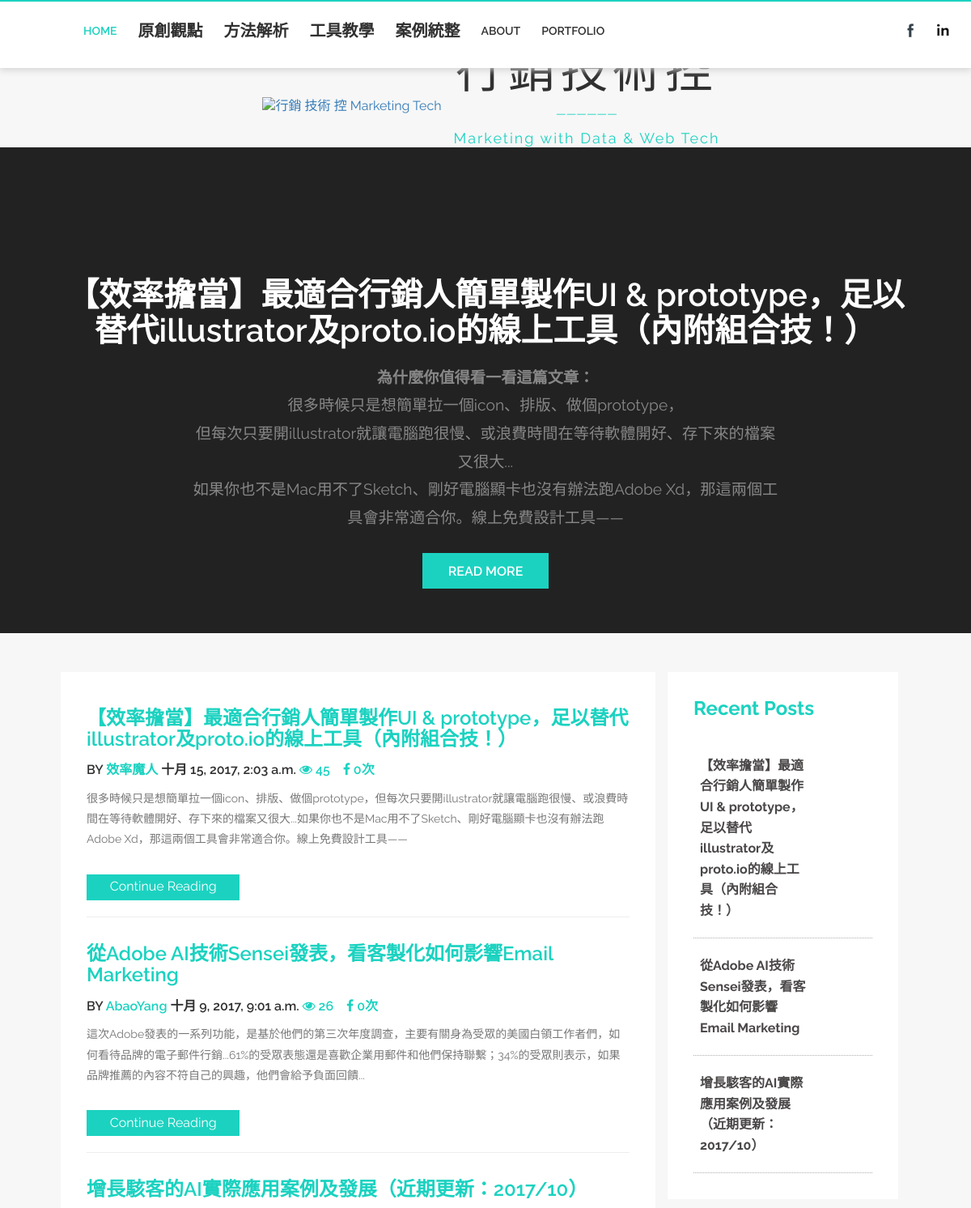
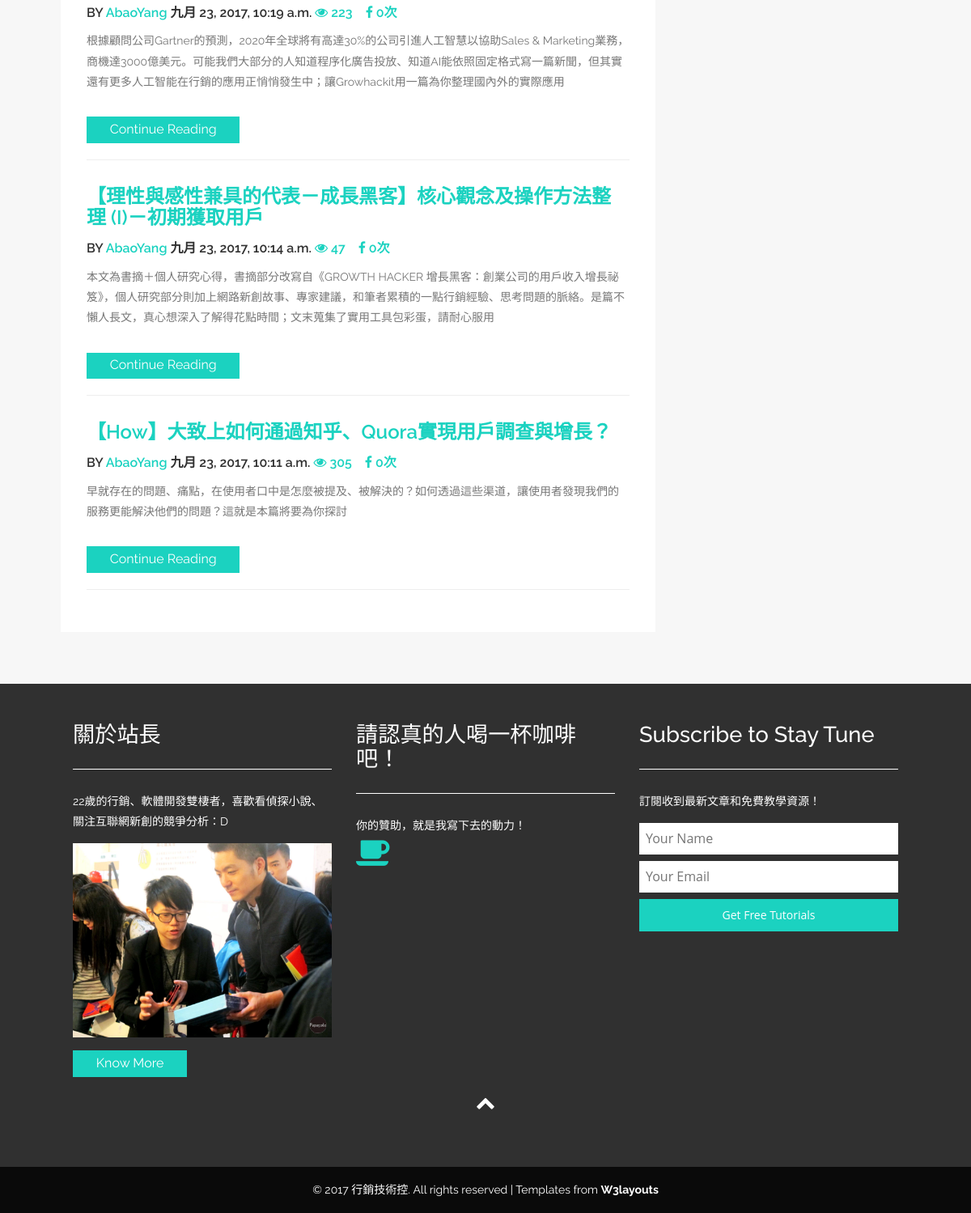
The page / on the database its author committed (2 pictures, top to bottom).
### essays/models.py (models this page shows, shortened)
class Category(models.Model):
    name = models.CharField(max_length=100)

class Post(models.Model):
    title = models.CharField(max_length=70)
    content = models.TextField(blank=True)
    excerpt = models.CharField(max_length=200, blank=True)
    photo = models.URLField(blank=True)
    author = models.ForeignKey(User)
    created_at = models.DateTimeField(auto_now_add=True)
    category = models.ForeignKey(Category)
    tags = models.ManyToManyField(Tag, blank=True)
    views = models.PositiveIntegerField(default=0)
    def get_absolute_url(self):
        return reverse('essays:post_detail', kwargs={'pk': self.pk})

### essays/views.py (the view)
# urls.py: url(r'^$', views.index, name='index'),
def index(request):
    post_list = Post.objects.all().order_by('-created_at')
    return render(request, 'index.html', context={'post_list' : post_list})

### essays/templatetags/essays_tags.py (called while the page is built)
@register.simple_tag
def get_categories():
    return Category.objects.all()

### templates/index.html (shortened to what this page needs)
{% extends 'base.html' %}
{% load staticfiles %}
{% block main %}
	{% for post in post_list %}
		<h3><a href="{{ post.get_absolute_url }}#content">{{ post.title }}</a></h3>
		<h6>BY <a href="#">{{ post.author }} </a>{{ post.created_at }} <a href="{{ post.get_absolute_url }}#content"><i class="fa fa-eye"></i> {{ post.views }}　</a><a href="#"><i class="fa fa-facebook"></i> 0次</a></h6>
			<p>{{ post.excerpt }}</p>
			<div class="bht1">
				<a href="{{ post.get_absolute_url }}#content">Continue Reading</a>
			</div>
			<div class="clearfix"></div>
			<hr>
	{% endfor %}
{% endblock main %}

### templates/base.html (shortened to what this page needs)
{% load staticfiles %}
{% load essays_tags %}
<!DOCTYPE HTML>
<html>
<head>
<link href="{% static 'css/bootstrap.css' %}" rel='stylesheet' type='text/css' />
<link rel="stylesheet" href="https://maxcdn.bootstrapcdn.com/font-awesome/4.7.0/css/font-awesome.min.css" type="text/css">
<link href="{% static 'css/style.css' %}" rel='stylesheet' type='text/css' />
<link href="{% static 'css/animate.min.css' %}" rel="stylesheet">
</head>
<body>
<div class="header" id="ban" style="position: fixed; overflow: hidden; top: 0px; width: 100%; z-index: 2">
		<div class="container">
			<div class="header_right fadeInLeft animated animated" data-wow-delay=".5s" style="visibility: visible; animation-delay: 0.5s; animation-name: fadeInLeft;">
			<nav class="navbar navbar-default">
				<div class="collapse navbar-collapse nav-wil" id="bs-example-navbar-collapse-1">
                        <nav class="link-effect-7" id="link-effect-7">
                            {% get_categories as category_list %}
                                <ul class="nav navbar-nav">
                                    <li class="active act"><a style="font-size: 14px" href="/">Home</a></li>
                                    {% for category in category_list %}
                                    <li>
                                        <a href="{% url 'essays:category' category.pk %}#content">{{ category.name }}</a>
                                    </li>
                                    {% endfor %}
                                    <li><a style="font-size: 14px" href="/aboutme.html">About</a></li>
                                    <li><a style="font-size: 14px" href="/portfolio.html">Portfolio</a></li>
                                </ul>
                        </nav>
				</div>
			</nav>
			</div>
			<div class="nav navbar-nav navbar-right social-icons fadeInRight animated animated" data-wow-delay=".5s" style="visibility: visible; animation-delay: 0.5s; animation-name: fadeInRight;">
					<ul>
						<li><a href="https://www.facebook.com/Abao.JiunYiYang" target="_blank"> </a></li>
						<li><a href="https://www.linkedin.com/in/jiunyiyang/" class="in" target="_blank"> </a></li>
					</ul>
				</div>
			<div class="clearfix"> </div>
		</div>
	</div>
	<div class="header-bottom" style="margin-top: 100px; margin-bottom: 20px">
		<div class="container">
			<div class="logo fadeInDown"  data-wow-duration=".8s" data-wow-delay=".2s" style="position: relative">
				<a href="/"><img src="https://vectr.com/abaoyang/welcome.png?width=570&height=600&select=dq2YncSGN" alt="行銷 技術 控 Marketing Tech"></a>
				<div class="titleGroup" style="display: inline-block; position: absolute">
					<h1 style="z-index: 0"><a href="/">行銷技術控</a></h1>
					<p class="divider" style="z-index: 0">——————</p><p class="subTitle" style="z-index: 0"> Marketing with Data & Web Tech </p><p class="divider" style="z-index: 0">——————</p>
				</div>
			</div>
		</div>
	</div>
<div class="banner">
<div class="container">
		<h2>【效率擔當】最適合行銷人簡單製作UI & prototype，足以替代illustrator及proto.io的線上工具（內附組合技！）</h2>
		<p><strong>為什麼你值得看一看這篇文章：</strong><br>很多時候只是想簡單拉一個icon、排版、做個prototype，<br>但每次只要開illustrator就讓電腦跑很慢、或浪費時間在等待軟體開好、存下來的檔案又很大...<br>
如果你也不是Mac用不了Sketch、剛好電腦顯卡也沒有辦法跑Adobe Xd，那這兩個工具會非常適合你。線上免費設計工具——</p>
		<a style="position: relative; z-index: 1" href="/post/8.html#content">READ MORE</a>
	</div>
</div>
	<div class="technology">
	<div class="container" id="content">
		<div class="col-md-9 technology-left">
		<div class="tech-no">
			 <div class="tc-ch wow fadeInDown"  data-wow-duration=".8s" data-wow-delay=".2s">
                {% block main %}
                {% endblock main %}
			</div>
			</div>
		</div>
		<div class="col-md-3 technology-right">
				<div class="blo-top1">
					<div class="tech-btm">
					<h4>Recent Posts </h4>
						<div class="blog-grids wow fadeInDown"  data-wow-duration=".8s" data-wow-delay=".2s">
							<div class="blog-grid-right">
								<h5><a href="/post/8.html#content">【效率擔當】最適合行銷人簡單製作UI & prototype，足以替代illustrator及proto.io的線上工具（內附組合技！）</a> </h5>
							</div>
							<div class="clearfix"> </div>
						</div>
						<div class="blog-grids wow fadeInDown"  data-wow-duration=".8s" data-wow-delay=".2s">
							<div class="blog-grid-right">
								<h5><a href="/post/7.html#content">從Adobe AI技術Sensei發表，看客製化如何影響Email Marketing</a> </h5>
							</div>
							<div class="clearfix"> </div>
						</div>
						<div class="blog-grids wow fadeInDown"  data-wow-duration=".8s" data-wow-delay=".2s">
							<div class="blog-grid-right">
								<h5><a href="/post/6.html#content">增長駭客的AI實際應用案例及發展（近期更新：2017/10）</a> </h5>
							</div>
							<div class="clearfix"> </div>
						</div>
					</div>
				</div>
		</div>
	</div>
</div>
<div class="footer">
		<div class="container">
			<div class="col-md-4 footer-left">
				<h4>關於站長</h4>
				<p>22歲的行銷、軟體開發雙棲者，喜歡看偵探小說、關注互聯網新創的競爭分析：D</p>
				<img src="{% static 'images/t4.jpg' %}" class="img-responsive" alt="">
					<div class="bht1">
						<a href="/aboutme.html">Know More</a>
					</div>
			</div>
			<div class="col-md-4 footer-middle">
			<h4>請認真的人喝一杯咖啡吧！</h4>
				<p>你的贊助，就是我寫下去的動力！</p>
				<a href="https://p.allpay.com.tw/Lmhq5" target="_blank"><i class="fa fa-coffee" style="font-size: 40px"></i></a>
			</div>
			<div class="col-md-4 footer-right">
				<h4>Subscribe to Stay Tune</h4>
				<p>訂閱收到最新文章和免費教學資源！</p>
						<div class="name">
							<form id="main-contact-form" name="contact-form" action="https://formspree.io/jiunyi.yang.abao@gmail.com" method="post">
								<input type="text" name="name" placeholder="Your Name" required="required">
								<input type="text" name="_replyto" placeholder="Your Email" required="required">
								<input type="submit" name="submit" value="Get Free Tutorials">
							</form>
						</div>
			</div>
			<div class="clearfix"></div>
		</div>
		<p class="toTop" style="text-align: center; font-size: 24px; margin: 10px 0px"><a href="#header"><i class="fa fa-chevron-up"></i></a></p>
	</div>
	<div class="copyright wow fadeInDown"  data-wow-duration=".8s" data-wow-delay=".2s">
				<div class="container">
					<p>© 2017 行銷技術控. All rights reserved | Templates from <a href="http://w3layouts.com/">W3layouts</a></p>
				</div>
			</div>
</body>
</html>

### rows shown on the page
Category: name "原創觀點"
Category: name "方法解析"
Category: name "工具教學"
Category: name "案例統整"
Post: title "【效率擔當】最適合行銷人簡單製作UI & prototype，足以替代illustrator及proto.io的線上工具（內附組合技！）", author "效率魔人", created_at "十月 15, 2017, 2:03 a.m.", views "45", excerpt "很多時候只是想簡單拉一個icon、排版、做個prototype，但每次只要開illustrator就讓電腦跑很慢、或浪費時間在等待軟體開好、存下來的檔案又很大...如果你也不是Mac用不了Sketch、剛好電腦顯卡也沒有辦法跑Adobe Xd，那這兩個工具會非常適合你。線上免費設計工具——"
Post: title "從Adobe AI技術Sensei發表，看客製化如何影響Email Marketing", author "AbaoYang", created_at "十月 9, 2017, 9:01 a.m.", views "26", excerpt "這次Adobe發表的一系列功能，是基於他們的第三次年度調查，主要有關身為受眾的美國白領工作者們，如何看待品牌的電子郵件行銷...61%的受眾表態還是喜歡企業用郵件和他們保持聯繫；34%的受眾則表示，如果品牌推薦的內容不符自己的興趣，他們會給予負面回饋..."
Post: title "增長駭客的AI實際應用案例及發展（近期更新：2017/10）", author "AbaoYang", created_at "九月 23, 2017, 10:19 a.m.", views "223", excerpt "根據顧問公司Gartner的預測，2020年全球將有高達30%的公司引進人工智慧以協助Sales & Marketing業務，商機達3000億美元。可能我們大部分的人知道程序化廣告投放、知道AI能依照固定格式寫一篇新聞，但其實還有更多人工智能在行銷的應用正悄悄發生中；讓Growhackit用一篇為你整理國內外的實際應用"
Post: title "【理性與感性兼具的代表－成長黑客】核心觀念及操作方法整理 (I)－初期獲取用戶", author "AbaoYang", created_at "九月 23, 2017, 10:14 a.m.", views "47", excerpt "本文為書摘＋個人研究心得，書摘部分改寫自《GROWTH HACKER 增長黑客：創業公司的用戶收入增長祕笈》，個人研究部分則加上網路新創故事、專家建議，和筆者累積的一點行銷經驗、思考問題的脈絡。是篇不懶人長文，真心想深入了解得花點時間；文末蒐集了實用工具包彩蛋，請耐心服用"
Post: title "【How】大致上如何通過知乎、Quora實現用戶調查與增長？", author "AbaoYang", created_at "九月 23, 2017, 10:11 a.m.", views "305", excerpt "早就存在的問題、痛點，在使用者口中是怎麼被提及、被解決的？如何透過這些渠道，讓使用者發現我們的服務更能解決他們的問題？這就是本篇將要為你探討"
